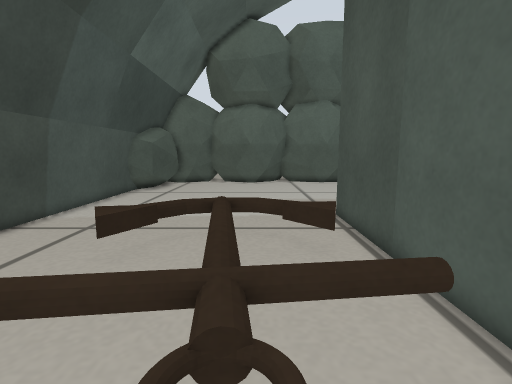
view 1 (above)

16 first-person views from a walk through a Gazebo world. The camera is 0.29 m above the floor, tilts 8° down and sees 85° across. The floor is counted in squares, 0.1 m on a side. Each view is taken from the middle of a square. On the plan, view 1 faces up. The plan holds only what a view shows up to about 20 squares ahead; the rest is blank. The place goes on beyond the plan.

view 2
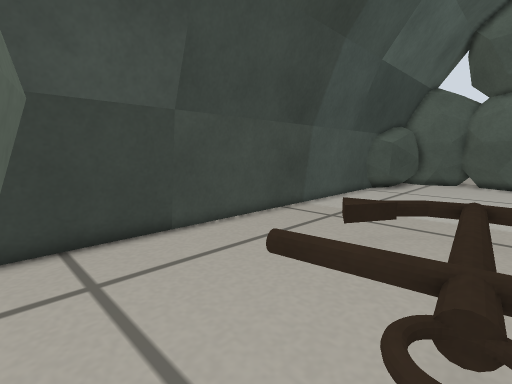

view 3
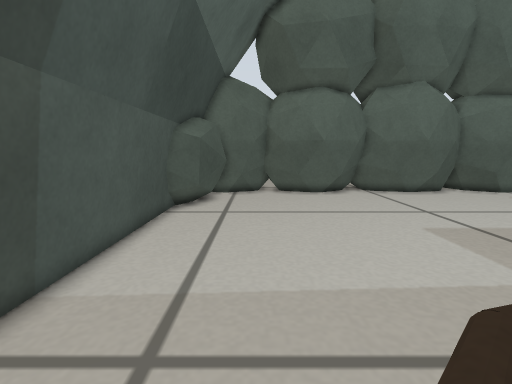

view 4
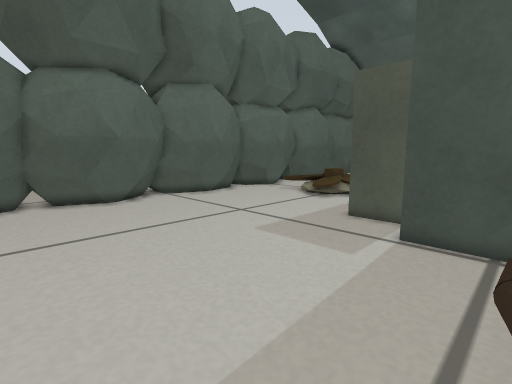

view 5
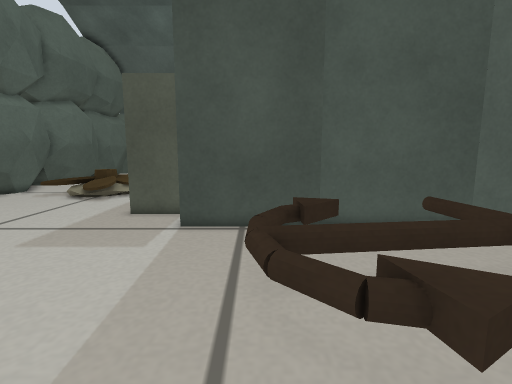

view 6
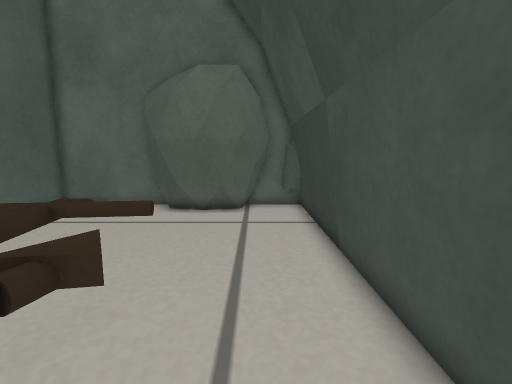

view 7
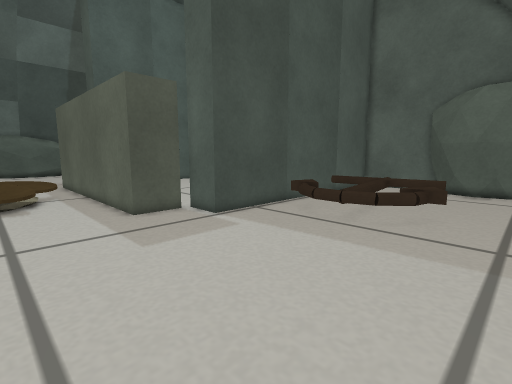

view 8
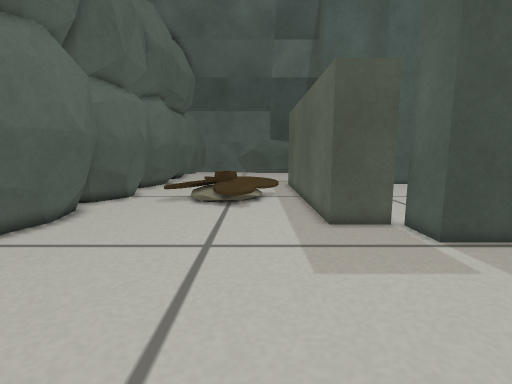

view 9
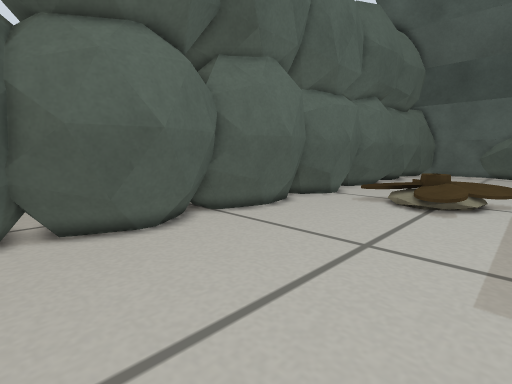

view 10
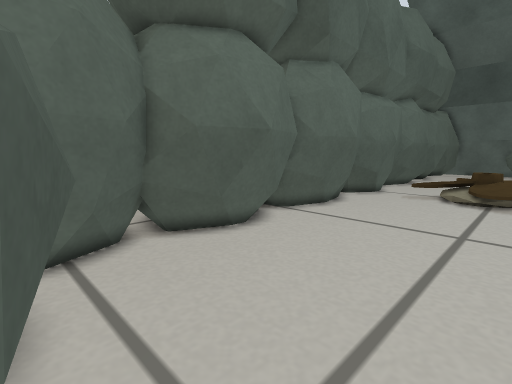

view 11
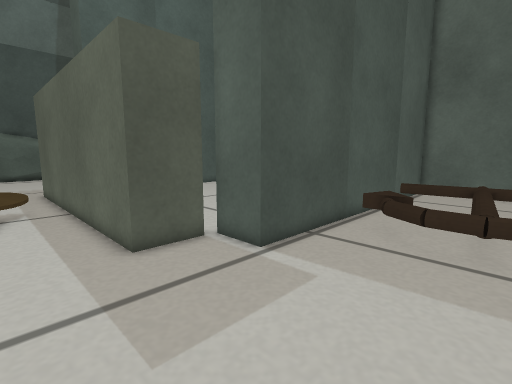

view 12
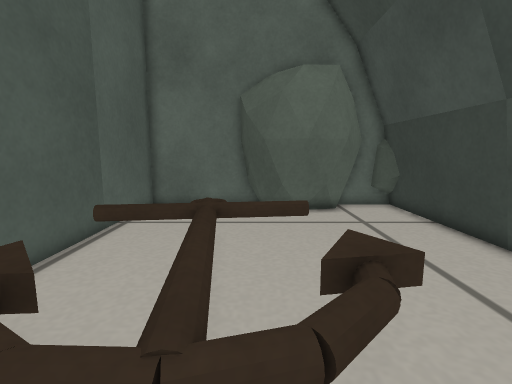

view 13
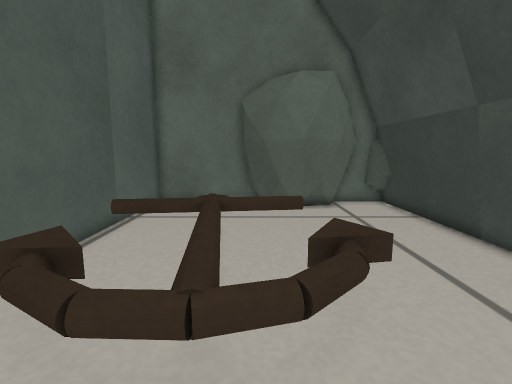

view 14
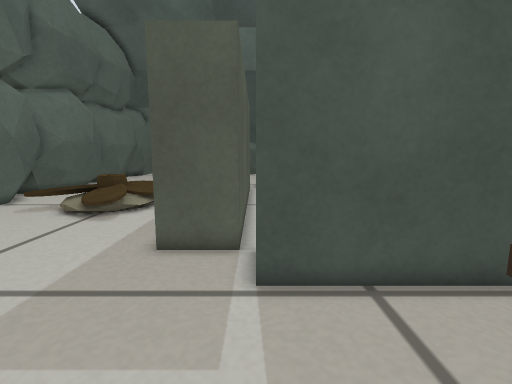

view 15
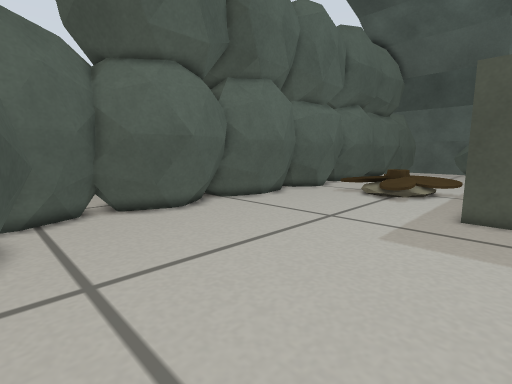

view 16
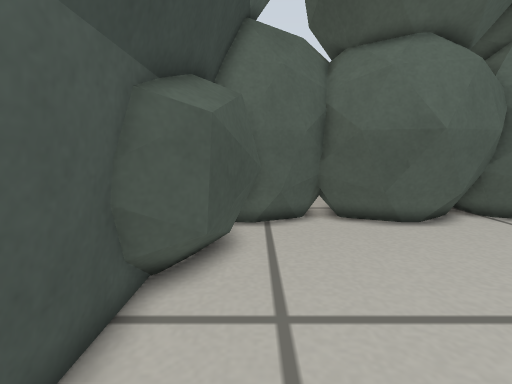

### Floor plan
Key: @ floor where view 1 was taken; # wall or solid block; . main floor; : floor 0.05 m higher than the main floor; + floor 0.1 m higher than the main floor; * floor 0.15 m higher than the main floor; = window, fence, low wall or low ledge.
Columns run from 9 left of view 1 to 17 right of it. Each row starts with its distance up from view 1.
 27   ######  #############
 26   ##..######..####... #####
 25   #.................. #..
 24   #..................===.
 23  ##..................+#====
 22 ## ..................:++=#
 21 ##.................=#+**
 20 #..................=#+++:
 19 #....................::+=
 18 #......................+=
 17 #.......................#
 16 #..............###########
 15 #..............#
 14 #..............#
 13 #............###
 12 #............#
 11 #............#
 10 #.....=====..#
  9 #....=======.#
  8 #...===.=.==.#
  7 #....==.=..=.#
  6 #.......==...#
  5 #.......==...#
  4 #.....======.#
  3 #....======#.#
  2 #.......==#..#
  1 #.......==...#
  0 #........@...#
 -1 #..#####.....#
 -2 #.##= ##  ...#
 -3 ####   #######

Where each view was taken, in squares from view 1:
view 1: 0 up, 0 right, facing up
view 2: 1 down, 0 right, facing up-left
view 3: 7 up, 5 left, facing up
view 4: 10 up, 6 left, facing up-right
view 5: 10 up, 7 left, facing right
view 6: 12 up, 7 left, facing down
view 7: 21 up, 7 left, facing down-right
view 8: 19 up, 5 left, facing right
view 9: 17 up, 5 left, facing up-right
view 10: 19 up, 8 left, facing up-right
view 11: 19 up, 2 left, facing down-right
view 12: 12 up, 2 left, facing down
view 13: 13 up, 2 left, facing down
view 14: 13 up, 2 left, facing right
view 15: 14 up, 8 left, facing up-right
view 16: 16 up, 7 left, facing up
